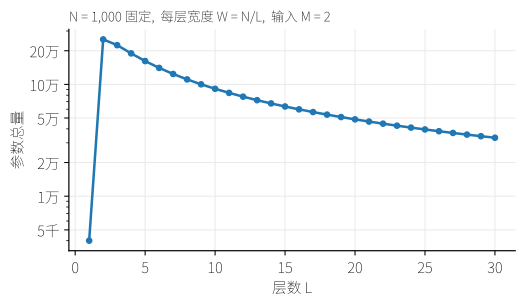

Source code (Python):
"""MLP 参数总量关于层数 L 的图像 (N 固定, L 为变量)。

网络: 输入 M -> L 个隐层(每层 W = N/L 个神经元) -> 输出 1 个神经元
参数总量 = MW + W + (L-1)(W^2 + W) + W + 1,  W = N/L
        = M(N/L) + (N/L) + (L-1)((N/L)^2 + (N/L)) + (N/L) + 1
        = (L-1)(N/L)^2 + (M+2)(N/L) + 1

要换 N 改 N_TOTAL 一行即可。

运行: code/py param_vs_depth.py
输出: param_vs_depth.svg
"""

import numpy as np
import matplotlib

matplotlib.use("Agg")
import matplotlib.pyplot as plt
import torch

M = 2          # 输入维度
N_TOTAL = 1000  # 神经元总数 N (固定)
L = np.arange(1, 31)  # 层数 L (变量)


def params_formula(M, L, W):
    return M * W + W + (L - 1) * (W**2 + W) + W + 1


def params_torch(M, L, W):
    """输入 M -> L 个宽度 W 的隐层 -> 1 个输出"""
    layers = [torch.nn.Linear(M, W), torch.nn.ReLU()]
    for _ in range(L - 1):
        layers += [torch.nn.Linear(W, W), torch.nn.ReLU()]
    layers += [torch.nn.Linear(W, 1)]
    return sum(p.numel() for p in torch.nn.Sequential(*layers).parameters())


# ---------- 自检: 公式 == PyTorch 实际参数量 ----------
for l in (1, 2, 3, 5, 10):
    for w in (8, 32, 100):
        assert params_formula(M, l, w) == params_torch(M, l, w), f"L={l} W={w}"
print(f"[check] 公式 == PyTorch 参数量 (M={M}, L in 1/2/3/5/10, W in 8/32/100) OK")

# 用 torch 在真实 W = N/L 上再对一遍 (W 需为整数)
for l in (2, 4, 5, 10, 20, 25):
    assert N_TOTAL % l == 0
    a, b = params_formula(M, l, N_TOTAL // l), params_torch(M, l, N_TOTAL // l)
    assert a == b, f"L={l}: {a} != {b}"
print(f"[check] N={N_TOTAL}, W=N/L 为整数的各 L 上 torch 实数一致 OK")


# ---------- 画图 ----------
plt.rcParams.update({
    "svg.fonttype": "path",
    "font.size": 11,
    "axes.linewidth": 0.9,
    "font.sans-serif": ["Noto Sans CJK SC", "DejaVu Sans"],  # 中文字体
    "font.family": "sans-serif",
    "axes.unicode_minus": False,
})
fig, ax = plt.subplots(figsize=(5.6, 3.3), dpi=200)

y = params_formula(M, L, N_TOTAL / L)
ax.plot(L, y, color="#1f77b4", linewidth=1.9, marker="o", markersize=4)
ax.set_yscale("log")
ax.set_xlabel("层数 L")
ax.set_ylabel("参数总量")
ax.set_title(f"N = {N_TOTAL:,} 固定,  每层宽度 W = N/L,  输入 M = {M}", loc="left", fontsize=10)
ax.set_yticks([5e3, 1e4, 2e4, 5e4, 1e5, 2e5])
ax.set_yticklabels(["5千", "1万", "2万", "5万", "10万", "20万"])

ax.grid(True, color="#e8e8e8", linewidth=0.7)
ax.set_axisbelow(True)
ax.spines["top"].set_visible(False)
ax.spines["right"].set_visible(False)
ax.set_xticks(range(0, 31, 5))

fig.tight_layout()
fig.savefig("param_vs_depth.svg", format="svg", bbox_inches="tight")
print("[out] param_vs_depth.svg")

print(f"\nM={M}, N={N_TOTAL}:")
for l in (1, 2, 3, 4, 5, 10, 20, 30):
    print(f"  L={l:<3} W={N_TOTAL/l:7.1f}  参数量={params_formula(M, l, N_TOTAL/l):10.0f}")
